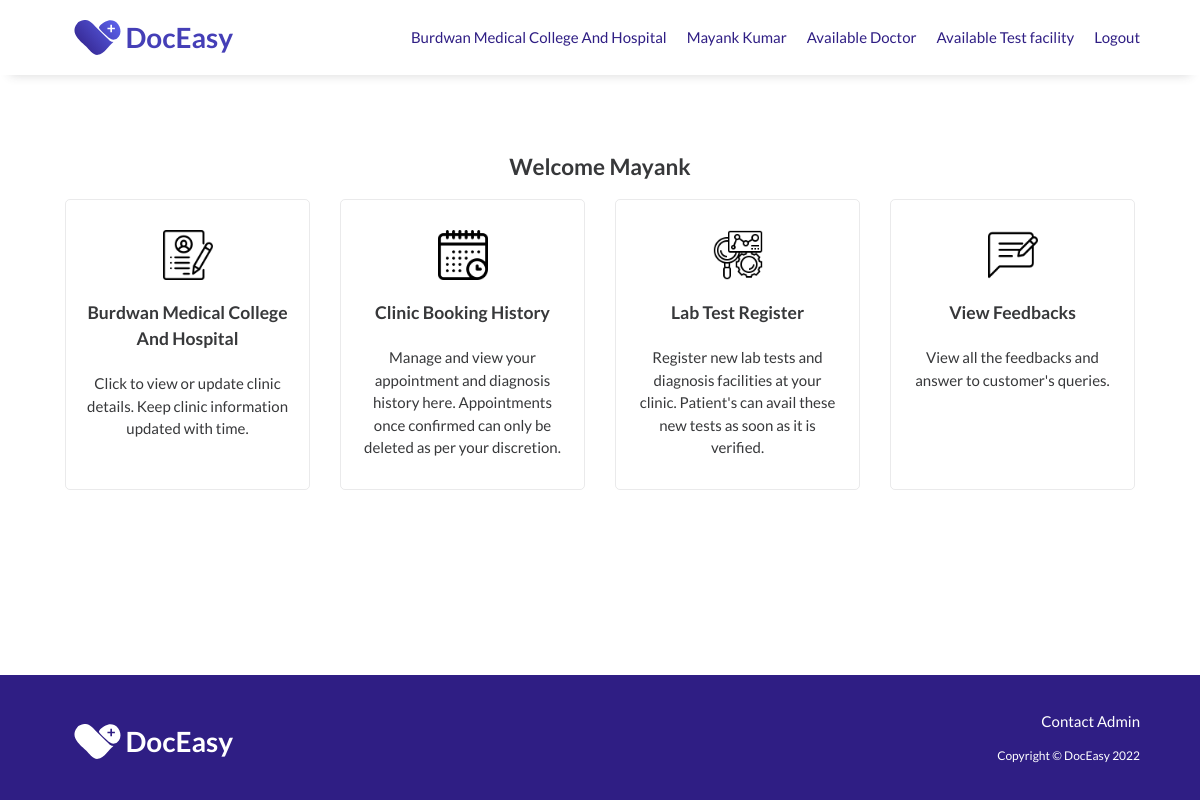
Page /public/dashboard/managementDash.php (signed in) on the committed database.
### tables this page shows
CREATE TABLE `management` (
  `m_id` int(2) UNSIGNED NOT NULL,
  `clinic_id` int(4) UNSIGNED DEFAULT NULL,
  `username` varchar(10) NOT NULL,
  `password` int(10) UNSIGNED NOT NULL,
  `full_name` varchar(50) NOT NULL,
  `aadhar_no` bigint(12) UNSIGNED NOT NULL,
  `phn_no` bigint(10) UNSIGNED NOT NULL,
  `Email` varchar(50) NOT NULL
);

CREATE TABLE `clinic` (
  `id` int(4) UNSIGNED NOT NULL,
  `clinic_name` varchar(100) NOT NULL,
  `licence_no` int(8) UNSIGNED NOT NULL,
  `address` varchar(200) NOT NULL,
  `city` varchar(50) NOT NULL,
  `pin_code` int(6) UNSIGNED NOT NULL,
  `contact_no` bigint(10) UNSIGNED NOT NULL,
  `email` varchar(50) NOT NULL,
  `clinic_upi_id` varchar(50) NOT NULL
);

### public/dashboard/managementDash.php (the view, shortened to what this page needs)
<?php
include "../config.php";
if ($_SESSION["loggedIn"]) {
?>
    <!DOCTYPE html>
    <html lang="en">
    <head>
        <link rel="stylesheet" type="text/css" href="/assets/css/managementDashboard.css" />
    </head>
    <body>
        <?php
        $uname =  $_SESSION["uname"];
        $sql = "SELECT * FROM management,clinic WHERE clinic.id = management.clinic_id AND username='$uname'";
        $result = $conn->query($sql);
        $row = $result->fetch_assoc();
        if ($row) {
            $clinic_name = $row["clinic_name"];
            $full_name = $row["full_name"];
        ?>
            <header id="header">
                <div class="logo">
                    <a href="/index.php">
                        <img class="logo-img" id="header-img" src="/assets/images/doceasy/doceasy-logo.svg" alt="DocEasy logo" />
                    </a>
                </div>
                <nav id="nav-bar">
                    <ul>
                        <li><a class="nav-link" href="#"><?php echo $clinic_name  ?></a></li>
                        <li><a class="nav-link" href="#"><?php echo $full_name ?></a></li>
                        <li><a class="nav-link" href="/public/historyPage/clinicAvailableDoctor.php">Available Doctor</a></li>
                        <li><a class="nav-link" href="/public/historyPage/ClinicAvailableTest.php">Available Test facility</a></li>
                        <li><a class="nav-link" href="/public/logout/managementLogout.php">Logout</a></li>
                    </ul>
                </nav>
            </header>
            <main>
            <section id="why">
                    <h2>Welcome <?php echo explode(' ', trim($row["full_name"]))[0]; ?></h2>
                    <div class="container">
                        <div class="card">
                            <div class="icon">
                                <a href="/public/dashboard/ProfilePage/updateClinicProfile.php">
                                    <img src="/assets/images/myProfile.png" alt="Profile icon" />
                                </a>
                            </div>
                            <div class="desc">
                                <h3><?php echo $row["clinic_name"];  ?></h3>
                                <p>
                                    Click to view or update clinic details.
                                    Keep clinic information updated with time.
                                </p>
                            </div>
                        </div>
                        <div class="card">
                            <div class="icon">
                                <a href="/public/historyPage/managementBookingHistory.php">
                                    <img src="/assets/images/mySchedule.png" alt="History" />
                                </a>
                            </div>
                            <div class="desc">
                                <h3>Clinic Booking History</h3>
                                <p>
                                    Manage and view your appointment and diagnosis history here. Appointments once
                                    confirmed can only be deleted as per your discretion.
                                </p>
                            </div>
                        </div>
                        <div class="card">
                            <div class="icon">
                                <a href="/public/register/testRegister.php">
                                    <img src="/assets/images/myTests.png" alt="Diagnosis" />
                                </a>
                            </div>
                            <div class="desc">
                                <h3>Lab Test Register</h3>
                                <p>
                                    Register new lab tests and diagnosis facilities at your clinic.
                                    Patient's can avail these new tests as soon as it is verified.
                                </p>
                            </div>
                        </div>
                        <div class="card">
                            <div class="icon">
                                <a href="/public/feedback/managementFeedback.php">
                                    <img src="/assets/images/myFeedback.png" alt="contact icon" />
                                </a>
                            </div>
                            <div class="desc">
                                <h3>View Feedbacks</h3>
                                <p>
                                    View all the feedbacks and answer to customer's queries.
                                </p>
                            </div>
                        </div>
                    </div>
                </section>
                <footer>
                    <div id="footer-logo">
                        <img class="logo-img" src="/assets/images/doceasy/doceasy-logo-white.svg" alt="Doceasy logo" />
                    </div>
                    <div id="footer-info">
                        <ul>
                            <li><a href="/index.php#contact">Contact Admin</a></li>
                        </ul>
                        <div id="copyright">Copyright &#169; DocEasy 2022</div>
                    </div>
                </footer>
            </main>
    </body>
<?php
        }
    } else {
        header("Location: ../login/ManagementLogin.php");
    }
?>
    </html>

### assets/css/managementDashboard.css (style rules this page uses)
* { margin: 0; padding: 0; box-sizing: border-box; scroll-behavior: smooth; }
html { font-size: 10px; }
body { font-size: 1.5rem; line-height: 1.5; font-family: "Lato", sans-serif; color: #37383a; }
li { list-style: none; }
a { color: #2f1e84; text-decoration: none; }
img { max-width: 100%; height: auto; display: block; }
.logo-img { width: 100%; max-width: 200px; }
.container { display: flex; flex-direction: row; justify-content: center; }
.card { display: flex; flex-direction: column; align-items: center; text-align: center; width: calc(100% / 3); margin: 1.5rem; padding: 3rem 2rem 3rem 2rem; border: 1px solid rgba(55, 56, 58, 0.1); border-radius: 5px; }
.icon { width: 50px; }
.desc > h3 { margin: 2rem 0 2rem 0; }
header { padding: 0 5rem; width: 100%; position: fixed; top: 0; min-height: 75px; display: flex; justify-content: space-between; align-items: center; background-color: #fff; box-shadow: 0 1rem 1rem -1rem rgba(55, 56, 58, 0.2); }
nav { font-weight: 400; }
nav > ul { display: flex; flex-direction: row; justify-content: space-around; }
nav li { padding: 0px 10px 0px 10px; }
#why { padding: 15rem 5rem 5rem 5rem; text-align: center; }
footer { position: fixed; bottom: 0; width: 100%; margin-top: 100px; padding: 2.5rem 5rem; background-color: #2f1e84; color: #fff; display: flex; justify-content: space-between; align-items: center; }
#footer-logo { margin-top: 0.8rem; display: flex; justify-content: flex-start; }
#footer-info > ul { display: flex; justify-content: flex-end; }
#footer-info > ul > li { padding: 0 10px; }
#footer-info > ul > li > a { color: #fff; }
#copyright { margin-top: 1.5rem; padding-right: 10px; display: flex; justify-content: flex-end; font-size: 1.2rem; }

### rows in the picture
management: clinic.clinic_name "Burdwan Medical College And Hospital", full_name "Mayank Kumar", full_name "Mayank"
